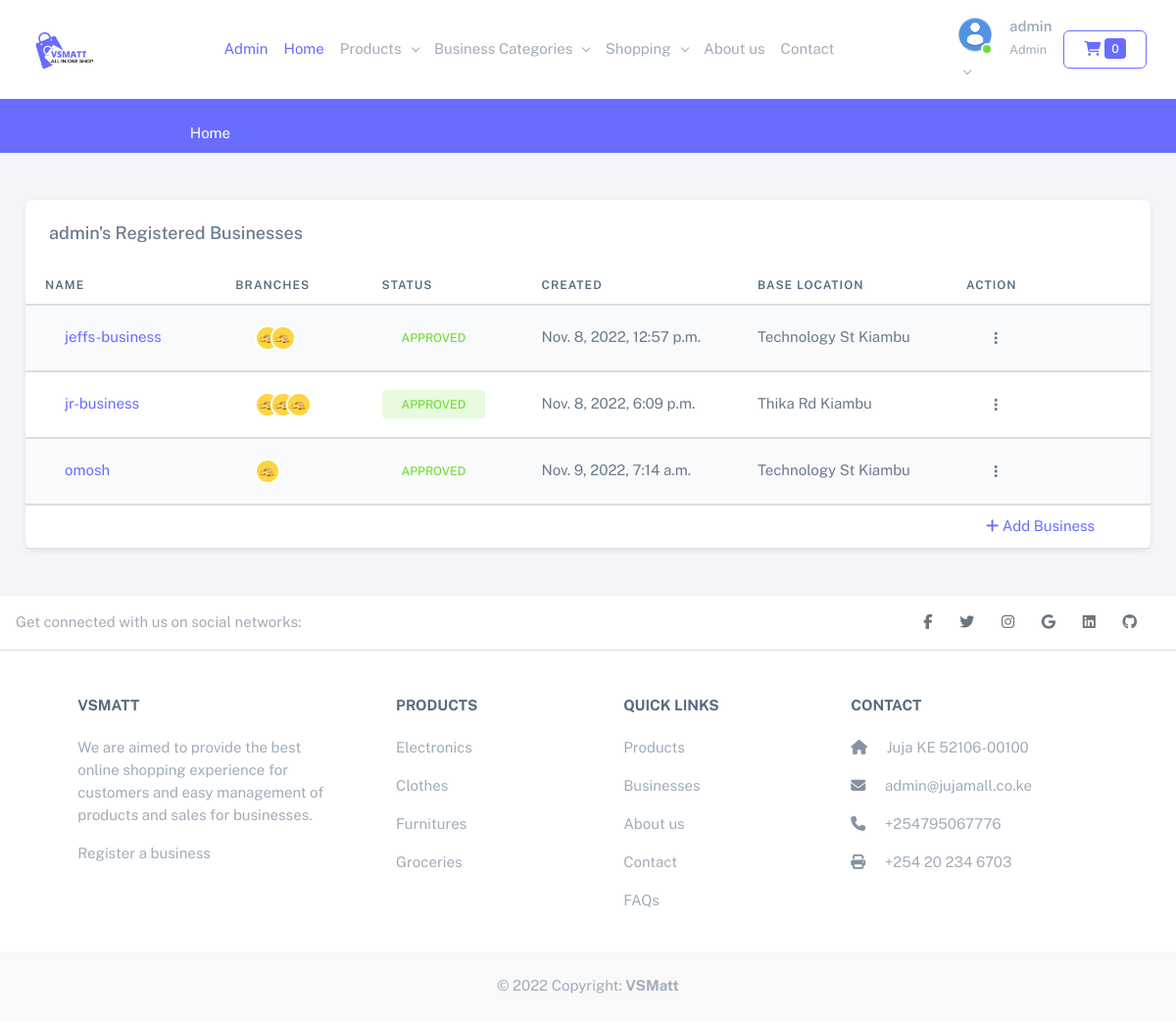
Screenshot of /businesses/own/ (signed in) with the database file from the repository.
### business/models.py (models this page shows, shortened)
class BusinessProfile(models.Model):
    name = models.CharField(max_length=100)
    slug = models.SlugField(max_length=100, db_index=True)
    owner = models.ForeignKey(User, on_delete=models.CASCADE)
    longitude = models.DecimalField(max_digits=22, decimal_places=16)
    latitude = models.DecimalField(max_digits=22, decimal_places=16)
    address = models.CharField(max_length=300)
    created = models.DateTimeField(auto_now_add=True)
    updated = models.DateTimeField(auto_now=True)
    description = models.TextField(blank=True, null=True)
    additional_info = models.TextField(blank=True, null=True)
    is_approved = models.BooleanField(default=False)
    image = ResizedImageField(
        upload_to=business_file_name,
        blank=True,
        null=True,
        size=[500, 500]
    )
    def get_absolute_url(self):
        return reverse(
            'business:own_business_detailed',
            args=[self.slug]
        )
    def geolocation(self):
        return f"{self.latitude}, {self.longitude}"

class BusinessBranch(models.Model):
    business = models.ForeignKey(BusinessProfile, on_delete=models.CASCADE, related_name="branch")
    name = models.CharField(max_length=100)
    category = models.ForeignKey(BusinessCategory, related_name='businesses', on_delete=models.CASCADE)
    customer_service_number = PhoneNumberField(null=True, blank=True)
    slug = models.SlugField(db_index=True)
    longitude = models.DecimalField(max_digits=22, decimal_places=16)
    latitude = models.DecimalField(max_digits=22, decimal_places=16)
    address = models.CharField(max_length=300)
    created = models.DateTimeField(auto_now_add=True)
    updated = models.DateTimeField(auto_now=True)
    description = models.TextField(blank=True, null=True)
    additional_info = models.TextField(blank=True, null=True)
    image = ResizedImageField(
        upload_to=business_branch_file_name,
        blank=True,
        null=True,
        size=[500, 500]
    )
    is_approved = models.BooleanField(default=False)
    def __str__(self):
        return self.name

### core/models.py (models this page shows, shortened)
class JujaMall(models.Model):
    title = models.CharField(max_length=255)
    logo = models.ImageField(upload_to='uploads/jujamall/logo', blank=True, null=True)
    about_us = models.TextField(blank=True, null=True)
    phone_number = PhoneNumberField(blank=True, null=True)
    twitter = models.URLField(blank=True, null=True)
    facebook = models.URLField(blank=True, null=True)
    linkedin = models.URLField(blank=True, null=True)
    instagram = models.URLField(blank=True, null=True)
    github = models.URLField(blank=True, null=True)
    email = models.EmailField(blank=True, null=True)
    address = models.CharField(blank=True, null=True, max_length=256)
    set_current = models.BooleanField(default=False)
    longitude = models.DecimalField(max_digits=22, decimal_places=16, default=37.0106327842076)
    latitude = models.DecimalField(max_digits=22, decimal_places=16, default=-1.1139084362152138)
    def __str__(self):
        return self.title

### business/views.py (the view)
# urls.py: path('own/', views.own_businesses_list, name='own_business_list'),
@login_required
def own_businesses_list(request):
    businesses = BusinessProfile.objects.filter(owner=request.user)
    return render(request, "farm/own_business.html", {'businesses': businesses})

### business/context_processor.py (called while the page is built)
def business_categories(request):
    return {'business_categories': BusinessCategory.objects.all()}

### business/models.py (called while the page is built)
    def __str__(self):
        return self.title

    def get_absolute_url(self):
        return reverse('business:category', args=[self.slug])

### cart/cart.py (called while the page is built)
    def __len__(self):
        return sum(item['quantity'] for item in self.cart.values())

### cart/context_processor.py (called while the page is built)
def cart(request):
    return {'cart': Cart(request)}

### core/context_processor.py (called while the page is built)
def jujamall(request):
    return {'jujamall': JujaMall.objects.filter(set_current=True).first()}

### products/context_processor.py (called while the page is built)
def product_categories(request):
    return {"product_categories": ProductCategory.objects.all()}

### products/models.py (called while the page is built)
    def __str__(self):
        return self.title

    def get_absolute_url(self):
        return reverse(
            'products:category',
            args=[
                self.slug
            ])

### templates/farm/own_business.html (shortened to what this page needs)
{% extends 'base.html' %}
{% load static %}
{% load crispy_forms_tags %}
{% block content %}
<div class="container-fluid py-5">
    <div class="card">
        <h5 class="card-header">{{user}}'s Registered Businesses</h5>
            <table class="table table-striped">
                <thead class="table table-head">
                    <th>Name</th>
                    <th>Branches</th>
                    <th>Status</th>
                    <th>Created</th>
                    <th>Base Location</th>
                    <th>Action</th>
                </thead>
                <tbody class="table table-body">
                    {% if businesses %}
                    {% for business in businesses %}
                    <tr>
                        <td><a href="{{business.get_absolute_url}}">{{business.name}}</a></td>
                        <td>
                            {% if business.branch.all %}
                            <ul class="list-unstyled users-list m-0 avatar-group d-flex align-items-center">
                                {% for branch in business.branch.all %}
                                <li data-bs-toggle="tooltip" data-popup="tooltip-custom" data-bs-placement="top" class="avatar avatar-xs pull-up" title="" data-bs-original-title="{{branch}}">
                                <img src="
                                {% if branch.image %}
                                {{branch.image.url}}
                                {% else %}
                                {% static 'img/elements/1.jpg' %}
                                {% endif %}
                                " alt="Avatar" class="rounded-circle">
                                </li>
                                {% endfor %}
                            </ul>
                            {% else %}
                            No branch
                            {% endif %}
                        </td>
                        <td>
                            {% if business.is_approved %}
                                <span class="badge bg-label-success me-1">Approved</span>
                            {% else %}
                                <span class="badge bg-label-warning me-1">Pending</span>
                            {% endif %}
                        </td>
                        <td>{{business.created}}</td>
                        <td>{{business.address}}</td>
                        <td>
                            <div class="dropdown">
                            <button type="button" class="btn p-0 dropdown-toggle hide-arrow" data-bs-toggle="dropdown">
                            <i class="bx bx-dots-vertical-rounded"></i>
                            </button>
                        </div>
                        </td>
                    </tr>
                    {% endfor %}
                    {% else %}
                    <tr>
                        <td colspan="5" class="py-4 text-center"><h3>No business found, <a href="{% url 'business:register_business' %}">Create one now!</a> and enjoy selling.</h3></td>
                    </tr>
                    {% endif %}
                    <tr>
                        <td colspan="5"></td>
                        <td><a href="{% url 'business:register_business' %}"><i class="fa fa-plus" aria-hidden="true"></i> Add Business</a></td>
                    </tr>
                </tbody>
            </table>
        </div>
    </div>
{% endblock %}

### templates/partials/top-bar.html (shortened to what this page needs)
{% load static %}
<nav class="navbar navbar-expand-lg bg-white">
  <div class="container-fluid">
    <a class="navbar-brand" href="/"><img src="{% static 'img/favicon/logo.png' %}" height="70" alt="VSMatt Logo"></a>
    <div class="collapse navbar-collapse" id="navbarSupportedContent">
      <ul class="navbar-nav me-auto mb-2 mb-lg-0">
        {% if user.is_superuser %}
          <li class="nav-item">
            <a class="nav-link text-primary" aria-current="page" href="/admin/">Admin</a>
          </li>
        {% endif %}
        <li class="nav-item">
          <a class="nav-link active text-primary" aria-current="page" href="/">Home</a>
        </li>
        <li class="nav-item dropdown">
          <a class="nav-link dropdown-toggle" href="#" role="button" data-bs-toggle="dropdown" aria-expanded="false">
            Products
          </a>
        </li>
        <li class="nav-item dropdown">
          <a class="nav-link dropdown-toggle" href="#" role="button" data-bs-toggle="dropdown" aria-expanded="false">
            Business Categories
          </a>
        </li>
        <li class="nav-item dropdown">
          <a class="nav-link dropdown-toggle" href="#" role="button" data-bs-toggle="dropdown" aria-expanded="false">
            Shopping
          </a>
        </li>
        <li class="nav-item">
          <a class="nav-link" href="{% url 'about' %}">About us</a>
        </li>
        <li class="nav-item">
          <a class="nav-link" href="{% url 'contact' %}">Contact</a>
        </li>
      </ul>
      <ul class="navbar-nav mb-2 mb-lg-0 d-flex align-items-center">
        <li class="nav-item dropdown">
          <a class="nav-link dropdown-toggle" href="#" role="button" data-bs-toggle="dropdown" aria-expanded="false">
            <div class="d-flex">
              <div class="flex-shrink-0 me-3">
                <div class="avatar avatar-online">
                  {% if user.is_authenticated %}
                  {% if user.profile.image %}
                  <img src="{{user.profile.image.url}}" style="max-width: 50px; max-height: 50px;" class="rounded-circle" alt="...">
                  {% else %}
                  <img src="{% static 'img/avatardefault.png' %}" style="max-width: 50px; max-height: 50px;" class="rounded-circle" alt="...">
                  {% endif %}
                  {% else %}
                  <img src="{% static 'img/avatardefault.png' %}" style="max-width: 50px; max-height: 50px;" class="rounded-circle" alt="...">
                  {% endif %}
                </div>
              </div>
              {% if user.is_authenticated %}
              <div class="flex-grow-1">
                <span class="fw-semibold d-block">{{user}}</span>
                <small class="text-muted">
                  {% if user.is_superuser %}Admin{% else %}{{user.profile.account_type}}{% endif %}
                </small>
              </div>
              {% endif %}
            </div>
          </a>
        </li>
        <li class="nav-item">
          <a href="{% url 'cart:view_cart_detail' %}" class="btn btn-outline-primary my-2 my-sm-0 mx-1">
              <i class="fa fa-shopping-cart" aria-hidden="true"></i> <span class="badge badge-primary">{{cart|length}}</span>
          </a>
        </li>
      </ul>
    </div>
  </div>
</nav>

### templates/partials/footer.html
<footer class="text-center text-lg-start bg-white text-muted">
    <section class="d-flex justify-content-center justify-content-lg-between p-3 border-bottom">
      <div class="me-5 d-none d-lg-block">
        <span>Get connected with us on social networks:</span>
      </div>
      <div>
        {% if jujamall.facebook %}
          <a href="{{ jujamall.facebook }}" class="me-4 link-secondary">
            <i class="fab fa-facebook-f"></i>
          </a>
        {% endif %}
        {% if jujamall.twitter %}
          <a href="{{ jujamall.twitter }}" class="me-4 link-secondary">
            <i class="fab fa-twitter"></i>
          </a>
        {% endif %}
        {% if jujamall.instagram %}
          <a href="{{ jujamall.instagram }}" class="me-4 link-secondary">
            <i class="fab fa-instagram"></i>
          </a>
        {% endif %}
        {% if jujamall.email %}
          <a href="mailto:{{ jujamall.email }}" class="me-4 link-secondary">
            <i class="fab fa-google"></i>
          </a>
        {% endif %}
        {% if jujamall.linkedin %}
          <a href="{{ jujamall.linkedin }}" class="me-4 link-secondary">
            <i class="fab fa-linkedin"></i>
          </a>
        {% endif %}
        {% if jujamall.github %}
          <a href="{{ jujamall.github }}" class="me-4 link-secondary">
            <i class="fab fa-github"></i>
          </a>
        {% endif %}
      </div>
    </section>
    <section class="">
      <div class="container text-center text-md-start mt-5">
        <div class="row mt-3">
          <div class="col-md-3 col-lg-4 col-xl-3 mx-auto mb-4">
            <h6 class="text-uppercase fw-bold mb-4">
              {{ jujamall | default:"VSMatt" }}
            </h6>
            <p>
              We are aimed to provide the best online shopping experience for customers and easy management of products and sales for businesses.
              <p><a href="{% url 'business:register_business' %}" class="text-reset">Register a business</a></p>
            </p>
          </div>
          <div class="col-md-2 col-lg-2 col-xl-2 mx-auto mb-4">
            <h6 class="text-uppercase fw-bold mb-4">
              Products
            </h6>
            <p>
              <a href="#!" class="text-reset">Electronics</a>
            </p>
            <p>
              <a href="#!" class="text-reset">Clothes</a>
            </p>
            <p>
              <a href="#!" class="text-reset">Furnitures</a>
            </p>
            <p>
              <a href="#!" class="text-reset">Groceries</a>
            </p>
          </div>
          <div class="col-md-3 col-lg-2 col-xl-2 mx-auto mb-4">
            <h6 class="text-uppercase fw-bold mb-4">
              Quick links
            </h6>
            <p>
              <a href="{% url 'products:products_list' %}" class="text-reset">Products</a>
            </p>
            <p>
              <a href="{% url 'business:businesses' %}" class="text-reset">Businesses</a>
            </p>
            <p>
              <a href="{% url 'about' %}" class="text-reset">About us</a>
            </p>
            <p>
              <a href="{% url 'contact' %}" class="text-reset">Contact</a>
            </p>
            <p>
              <a href="{% url 'faq' %}" class="text-reset">FAQs</a>
            </p>
          </div>
          <div class="col-md-4 col-lg-3 col-xl-3 mx-auto mb-md-0 mb-4">
            <h6 class="text-uppercase fw-bold mb-4">Contact</h6>
            <p><i class="fas fa-home me-3 text-secondary"></i> {{jujamall.address | default:"Juja KE 52106-00100"}} </p>
            <p>
              <i class="fas fa-envelope me-3 text-secondary"></i>
              {{jujamall.email | default:"info@vsmatt.co.ke"}}
            </p>
            <p><i class="fas fa-phone me-3 text-secondary"></i> {{ jujamall.phone_number | default:"+25495067776"}} </p>
            <p><i class="fas fa-print me-3 text-secondary"></i> +254 20 234 6703</p>
          </div>
        </div>
      </div>
    </section>
    <div class="text-center p-4" style="background-color: rgba(0, 0, 0, 0.025);">
      © 2022 Copyright:
      <a class="text-reset fw-bold text-decoration-none" href="https://vsmatt.co.ke/">VSMatt</a>
    </div>
  </footer>

### rows the page displays
BusinessProfile: name "jeffs-business", is_approved "APPROVED", created "Nov. 8, 2022, 12:57 p.m.", address "Technology St Kiambu"
BusinessProfile: name "jr-business", is_approved "APPROVED", created "Nov. 8, 2022, 6:09 p.m.", address "Thika Rd Kiambu"
BusinessProfile: name "omosh", is_approved "APPROVED", created "Nov. 9, 2022, 7:14 a.m.", address "Technology St Kiambu"
JujaMall: title "VSMATT", address "Juja KE 52106-00100", email "admin@jujamall.co.ke", phone_number "+254795067776"

### other values shown
{{ user }} "admin"
{{ cart|length }} "0"
